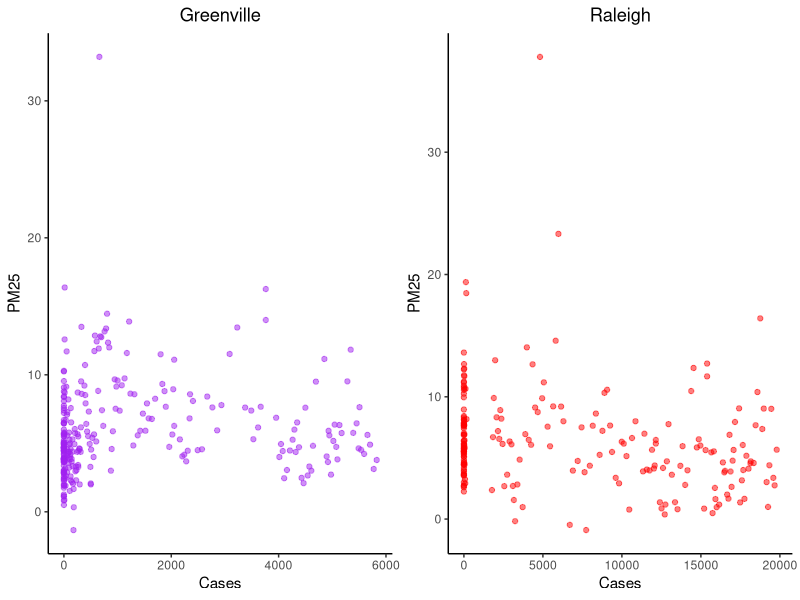
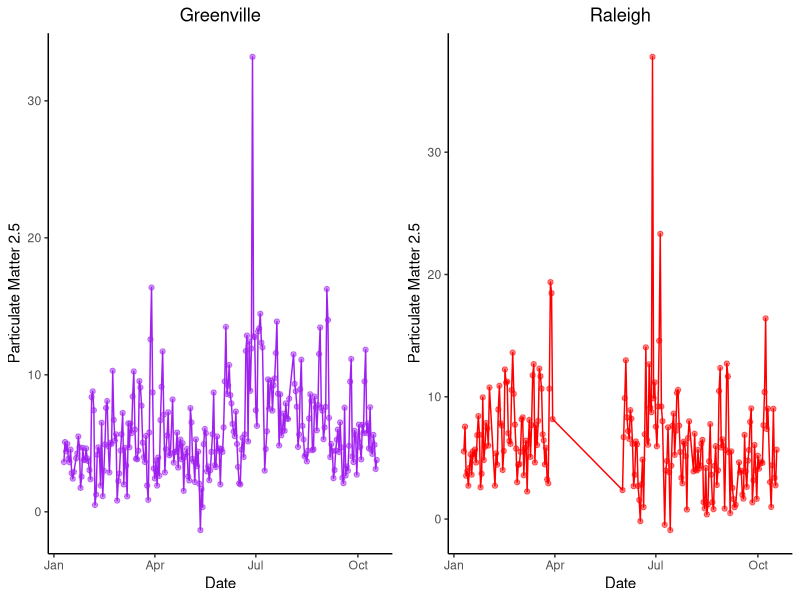
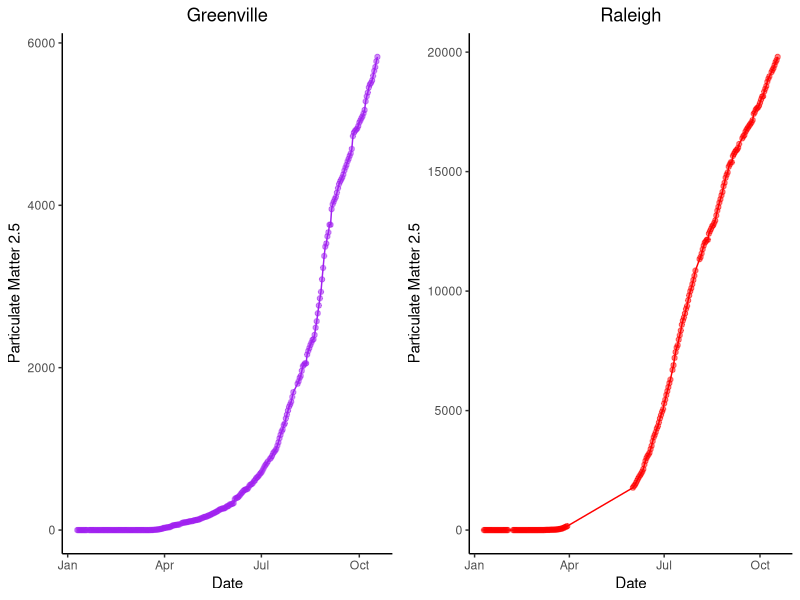

The R source for these figures, in order:
library(tidyverse)
library(gridExtra)


#load in data

Gdat<-read.csv("derived_data/Greenville.Clean.Covid.csv")
Rdat<-read.csv("derived_data/Raleigh.Clean.Covid.csv")

g1 <- Gdat %>% 
  ggplot(aes(x = Cases, y = PM25)) +
  geom_point(alpha = .5, color = "Purple") +
  theme(panel.grid.major = element_blank(), panel.grid.minor = element_blank(),
        panel.background = element_blank(), axis.line = element_line(colour = "black")) +
  ggtitle("Greenville") +
  theme(plot.title = element_text(hjust = 0.5))
g2 <- Rdat %>% 
  ggplot(aes(x = Cases, y = PM25)) +
  geom_point(alpha = .5, color = "Red") +
  theme(panel.grid.major = element_blank(), panel.grid.minor = element_blank(),
        panel.background = element_blank(), axis.line = element_line(colour = "black"))  +
  ggtitle("Raleigh") +
  theme(plot.title = element_text(hjust = 0.5))

Graph1 <- grid.arrange(g1, g2, nrow = 1)
ggsave("derived_graphs/PM25.Vs.Cases.plot.png", plot = Graph1)

g3 <-  Gdat %>% 
  ggplot(aes(x = as.Date(utc, "%Y-%m-%d"), y = PM25)) +
  geom_point(alpha = .5, color = "Purple") +
  geom_line(color = "Purple")  +
  theme(panel.grid.major = element_blank(), panel.grid.minor = element_blank(),
        panel.background = element_blank(), axis.line = element_line(colour = "black")) +
  ggtitle("Greenville") +
  theme(plot.title = element_text(hjust = 0.5)) +
  ylab("Particulate Matter 2.5") +
  xlab("Date")

g4 <-  Rdat %>% 
  ggplot(aes(x = as.Date(utc, "%Y-%m-%d"), y = PM25)) +
  geom_point(alpha = .5, color = "Red") +
  geom_line(color = "Red")  +
  theme(panel.grid.major = element_blank(), panel.grid.minor = element_blank(),
        panel.background = element_blank(), axis.line = element_line(colour = "black")) +
  ggtitle("Raleigh") +
  theme(plot.title = element_text(hjust = 0.5)) +
  ylab("Particulate Matter 2.5") +
  xlab("Date")

Graph2 <- grid.arrange(g3, g4, nrow = 1)
ggsave("derived_graphs/Time.Vs.PM25.plot.png", plot = Graph2)

g5 <- Gdat %>% 
  ggplot(aes(x = as.Date(utc, "%Y-%m-%d"), y = Cases)) +
  geom_point(alpha = .5, color = "Purple") +
  geom_line(color = "Purple")  +
  theme(panel.grid.major = element_blank(), panel.grid.minor = element_blank(),
        panel.background = element_blank(), axis.line = element_line(colour = "black")) +
  ggtitle("Greenville") +
  theme(plot.title = element_text(hjust = 0.5)) +
  ylab("Particulate Matter 2.5") +
  xlab("Date")

g6 <- Rdat %>% 
  ggplot(aes(x = as.Date(utc, "%Y-%m-%d"), y = Cases)) +
  geom_point(alpha = .5, color = "Red") +
  geom_line(color = "Red")  +
  theme(panel.grid.major = element_blank(), panel.grid.minor = element_blank(),
        panel.background = element_blank(), axis.line = element_line(colour = "black")) +
  ggtitle("Raleigh") +
  theme(plot.title = element_text(hjust = 0.5)) +
  ylab("Particulate Matter 2.5") +
  xlab("Date")

Graph3 <- grid.arrange(g5, g6, nrow = 1)
ggsave("derived_graphs/Time.Vs.Cases.plot.png", plot = Graph3)  
